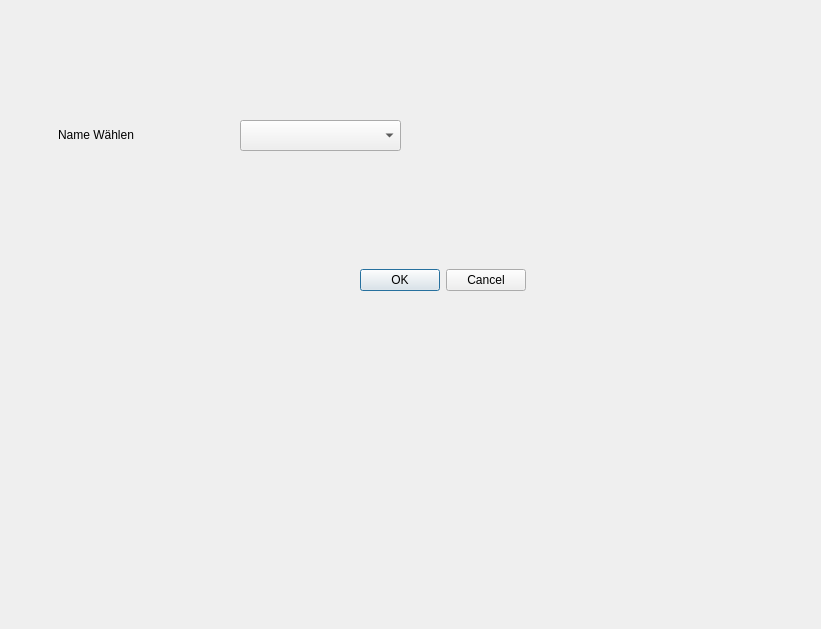
<?xml version="1.0" encoding="UTF-8"?>
<ui version="4.0">
 <class>Form</class>
 <widget class="QWidget" name="Form">
  <property name="geometry">
   <rect>
    <x>0</x>
    <y>0</y>
    <width>821</width>
    <height>629</height>
   </rect>
  </property>
  <property name="windowTitle">
   <string>Form</string>
  </property>
  <widget class="QComboBox" name="comboBox">
   <property name="geometry">
    <rect>
     <x>240</x>
     <y>120</y>
     <width>161</width>
     <height>31</height>
    </rect>
   </property>
  </widget>
  <widget class="QDialogButtonBox" name="buttonBox">
   <property name="geometry">
    <rect>
     <x>235</x>
     <y>240</y>
     <width>291</width>
     <height>81</height>
    </rect>
   </property>
   <property name="standardButtons">
    <set>QDialogButtonBox::Cancel|QDialogButtonBox::Ok</set>
   </property>
  </widget>
  <widget class="QLabel" name="label">
   <property name="geometry">
    <rect>
     <x>58</x>
     <y>119</y>
     <width>131</width>
     <height>31</height>
    </rect>
   </property>
   <property name="text">
    <string>Name Wählen</string>
   </property>
  </widget>
 </widget>
 <resources/>
 <connections/>
</ui>
